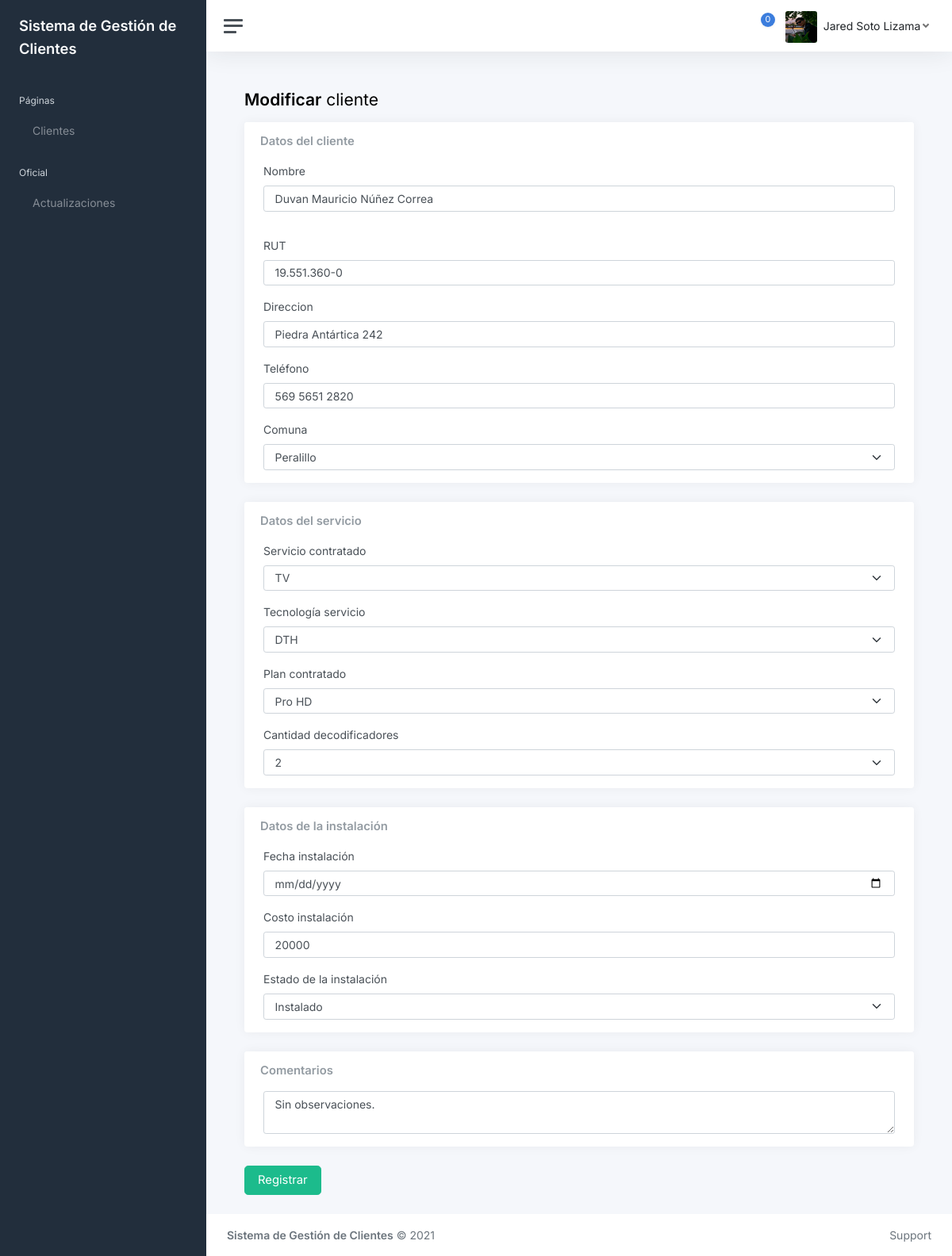
/modificarCliente/1/ (signed in), run on the app's committed database.
### webClaro/models.py (models this page shows, shortened)
class ImagenPerfil(models.Model):
    id = models.AutoField(primary_key=True)
    usuario = models.CharField(max_length=20)
    imagen = models.ImageField(upload_to='imgPerfil')

class Cliente(models.Model):
    id = models.AutoField(primary_key=True)
    nombre = models.CharField(max_length=50)
    rut = models.CharField(max_length=12)
    direccion = models.CharField(max_length=50)
    telefono = models.CharField(max_length=13)
    servicioContratado = models.CharField(max_length=20)
    tecnologiaServicio = models.CharField(max_length=4)
    planContratado = models.CharField(max_length=30)
    cantidadDecos = models.CharField(max_length=1)
    costoInstalacion = models.IntegerField()
    fechaInstalacion = models.DateField()
    vendedor = models.CharField(max_length=20)
    servicioTecnologia = models.CharField(max_length=20)
    estado = models.CharField(max_length=20)
    Comuna = models.CharField(max_length=40)
    comentarios = models.CharField(max_length=300)

### webClaro/views.py (the view, shortened to what this page needs)
# urls.py: path('modificarCliente/<id>/', views.modificarCliente, name='modificarCliente'),
@login_required(login_url='/login/')
def modificarCliente(request, id):
    mensaje = ''
    try:
        cliente = Cliente.objects.get(id = id)
        img = ImagenPerfil.objects.filter(usuario = request.user.username)
        objComunasSexta = ComunasSexta.objects.all()
        objComunasMetropolitana = ComunasMetropolitana.objects.all()
        objServicioContratado = ServicioContratado.objects.all()
        objTecnologiaServicio = TecnologiaServicio.objects.all()
        objPlanContratado = PlanContratado.objects.all()
        objCantidadDecodificadores = CantidadDecodificadores.objects.all()
        objEstadoInstalacion = EstadoInstalacion.objects.all()
        return render(request, "modifCliente.html", {"img": img, "comunasSexta":objComunasSexta, "comunasMetropolitana":objComunasMetropolitana, "cliente":cliente, "servicios":objServicioContratado, "tecnologias":objTecnologiaServicio, "planes":objPlanContratado, "cantDecos":objCantidadDecodificadores, "estados":objEstadoInstalacion})
    except Exception as e:
        mensaje = "No existe el cliente."
        print(e)

### webClaro/templates/modifCliente.html (shortened to what this page needs)
{% extends "base.html" %}
{% load static %}
{% block contenido %}
<h1 class="h3 mb-3"><strong>Modificar</strong> cliente</h1>
<div class="row">
	<form action="{% url 'actualizarCliente' %}" method="POST">
	<div class="col-12 col-lg-12 col-xxl-12 d-flex">
		<div class="card flex-fill">
			<div class="card-header">
				<h5 class="card-title mb-0">Datos del cliente</h5>
			</div>
			<div class="me-4 ms-4 mb-3">
				<label class="form-label">Nombre</label>
				<input type="text" value="{{cliente.nombre}}" name="txtNombre" minlength="5" maxlength="50" class="form-control" placeholder="Nombre del cliente" required>
			</div>
			<div class="me-4 ms-4 mb-3">
				<label class="form-label">RUT</label>
				<input type="text" id="rut" value="{{cliente.rut}}" name="rut" minlength="11" maxlength="12" class="form-control" placeholder="12.345.678-0" required>
			</div>
			<div class="me-4 ms-4 mb-3">
				<label class="form-label">Direccion</label>
				<input type="text" value="{{cliente.direccion}}" name="txtDireccion" minlength="10" maxlength="50" class="form-control" placeholder="Dirección del cliente" required>
			</div>
			<div class="me-4 ms-4 mb-3">
				<label class="form-label">Teléfono</label>
				<input type="text" pattern="[0-9]{3} [0-9]{4} [0-9]{4}" value="{{cliente.telefono}}" name="txtTelefono" minlength="13" maxlength="13" class="form-control" placeholder="+569 1234 1234" required>
			</div>
			<div class="me-4 ms-4 mb-3">
				<label class="form-label">Comuna</label>
				<select class="form-select" name="selComuna" required>
					<optgroup label="Sexta región">
					{% for reg in comunasSexta %}
						{% if reg.nombre == cliente.Comuna %}
                            <option selected>{{reg.nombre}}</option>
                        {% else %}
                            <option>{{reg.nombre}}</option>
                        {% endif %}
					{% endfor %}
					</optgroup>
				</select>
			</div>
		</div>
	</div>
	<div class="col-12 col-lg-12 col-xxl-12 d-flex">
		<div class="card flex-fill">
			<div class="card-header">
				<h5 class="card-title mb-0">Datos del servicio</h5>
			</div>
			<div class="me-4 ms-4 mb-3">
				<label class="form-label">Servicio contratado</label>
				<select class="form-select" name="selServicio" required>
					{% for reg in servicios %}
						{% if reg.nombre == cliente.servicioContratado %}
                            <option selected>{{reg.nombre}}</option>
                        {% else %}
                            <option>{{reg.nombre}}</option>
                        {% endif %}
					{% endfor %}
				</select>
			</div>
			<div class="me-4 ms-4 mb-3">
				<label class="form-label">Tecnología servicio</label>
				<select class="form-select" name="selTecnologia" required>
					{% for reg in tecnologias %}
						{% if reg.nombre == cliente.tecnologiaServicio %}
                            <option selected>{{reg.nombre}}</option>
                        {% else %}
                            <option>{{reg.nombre}}</option>
                        {% endif %}
					{% endfor %}
				</select>
			</div>
			<div class="me-4 ms-4 mb-3">
				<label class="form-label">Plan contratado</label>
				<select class="form-select" name="selPlan" required>
					{% for reg in planes %}
						{% if reg.nombre == cliente.planContratado %}
                            <option selected>{{reg.nombre}}</option>
                        {% else %}
                            <option>{{reg.nombre}}</option>
                        {% endif %}
					{% endfor %}
				</select>
			</div>
			<div class="me-4 ms-4 mb-3">
				<label class="form-label">Cantidad decodificadores</label>
				<select class="form-select" name="selDecos" required>
					{% for reg in cantDecos %}
						{% if reg.nombre == cliente.cantidadDecos %}
                            <option selected>{{reg.nombre}}</option>
                        {% else %}
                            <option>{{reg.nombre}}</option>
                        {% endif %}
					{% endfor %}
				</select>
			</div>
		</div>
	</div>
	<div class="col-12 col-lg-12 col-xxl-12 d-flex">
		<div class="card flex-fill">
			<div class="card-header">
				<h5 class="card-title mb-0">Datos de la instalación</h5>
			</div>
			<div class="me-4 ms-4 mb-3">
				<label class="form-label">Fecha instalación</label>
				<input type="date" value="{{cliente.fechaInstalacion}}" name="inpFecha" class="form-control" placeholder="Fecha de instalación" required>
			</div>
			<div class="me-4 ms-4 mb-3">
				<label class="form-label">Costo instalación</label>
				<input type="number" value="{{cliente.costoInstalacion}}" name="txtCostoInst" minlength="5" maxlength="5" class="form-control" placeholder="00000" required>
			</div>
			<div class="me-4 ms-4 mb-3">
				<label class="form-label">Estado de la instalación</label required>
				<select class="form-select" name="selEstado">
					{% for reg in estados %}
						{% if reg.nombre == cliente.estado %}
                            <option selected>{{reg.nombre}}</option>
                        {% else %}
                            <option>{{reg.nombre}}</option>
                        {% endif %}
					{% endfor %}
				</select>
			</div>
		</div>
	</div>
	<div class="col-12 col-lg-12 col-xxl-12 d-flex">
		<div class="card flex-fill">
			<div class="card-header">
				<h5 class="card-title mb-0">Comentarios</h5>
			</div>
			<div class="me-4 ms-4 mb-3">
				<textarea class="form-control" value="{{cliente.comentarios}}" name="txtComentarios" maxlength="300" rows="2" placeholder="Comentarios y observaciones">{{cliente.comentarios}}</textarea>
			</div>
		</div>
	</div>
	<div class="row">
		<div class="col">
			<div class="row">
				<div class="col">
					<div>
						<div class="text-center mb-3 me-1 d-inline">
							<button type="submit" class="btn btn-lg btn-success"> Registrar</button>
						</div>
					</div>
				</div>
			</div>
		</div>
	</div>
	</form>
</div>
{% endblock contenido %}

### webClaro/templates/base.html (shortened to what this page needs)
{% load static %}
<!DOCTYPE html>
<html lang="es">
<head>
	<link href="{% static 'css/app.css' %}" rel="stylesheet">
</head>
<body>
	<div class="wrapper">
		<nav id="sidebar" class="sidebar js-sidebar">
			<div class="sidebar-content js-simplebar">
				<a class="sidebar-brand" href="{% url 'index' %}">
					<span class="align-middle">Sistema de Gestión de Clientes</span>
				</a>
				<ul class="sidebar-nav">
					<li class="sidebar-header">Páginas</li>
					<li class="sidebar-item">
						<a class="sidebar-link" href="{% url 'index' %}">
							<span class="align-middle">Clientes</span>
            			</a>
					</li>
					<li class="sidebar-header">Oficial</li>
					<li class="sidebar-item">
						<a class="sidebar-link" href="{% url 'actualizaciones' %}">
							<span class="align-middle">Actualizaciones</span>
            			</a>
					</li>
				</ul>
			</div>
		</nav>
		<div class="main">
			<nav class="navbar navbar-expand navbar-light navbar-bg">
				<a class="sidebar-toggle js-sidebar-toggle"><i class="hamburger align-self-center"></i></a>
				<div class="navbar-collapse collapse">
					<ul class="navbar-nav navbar-align">
						<li class="nav-item dropdown">
							<a class="nav-icon dropdown-toggle" href="#" id="alertsDropdown" data-bs-toggle="dropdown">
								<div class="position-relative">
									<span class="indicator">0</span>
								</div>
							</a>
						</li>
						<li class="nav-item dropdown"><a class="nav-icon dropdown-toggle d-inline-block d-sm-none" href="#" data-bs-toggle="dropdown"></a>
							<a class="nav-link dropdown-toggle d-none d-sm-inline-block" href="#" data-bs-toggle="dropdown">{% for reg in img %}<img src="{{reg.imagen.url}}"{% endfor %} class="avatar img-fluid rounded me-1"/><span class="text-dark ms-1">{{user.first_name}} {{user.last_name}}</span></a>
						</li>
					</ul>
				</div>
			</nav>
			<main class="content">
				<div class="container-fluid p-0">
					{% block contenido %}
					{% endblock contenido %}
				</div>
			</main>
			<footer class="footer">
				<div class="container-fluid">
					<div class="row text-muted">
						<div class="col-6 text-start">
							<p class="mb-0"><a class="text-muted"><strong>Sistema de Gestión de Clientes</strong></a> &copy; 2021</p>
						</div>
						<div class="col-6 text-end">
							<ul class="list-inline">
								<li class="list-inline-item">
									<a class="text-muted" href="https://adminkit.io/" target="_blank">Support</a>
								</li>
							</ul>
						</div>
					</div>
				</div>
			</footer>
		</div>
	</div>
</body>
</html>

### data on the page
ImagenPerfil: imagen (picture)
Cliente: txtNombre "Duvan Mauricio Núñez Correa", rut "19.551.360-0", txtDireccion "Piedra Antártica 242", txtTelefono "569 5651 2820", txtCostoInst "20000", txtComentarios "Sin observaciones."

### other printed values
{{ user.first_name }} "Jared"
{{ user.last_name }} "Soto Lizama"
form field selComuna "Peralillo"
form field selServicio "TV"
form field selTecnologia "DTH"
form field selPlan "Pro HD"
form field selDecos "2"
form field selEstado "Instalado"
